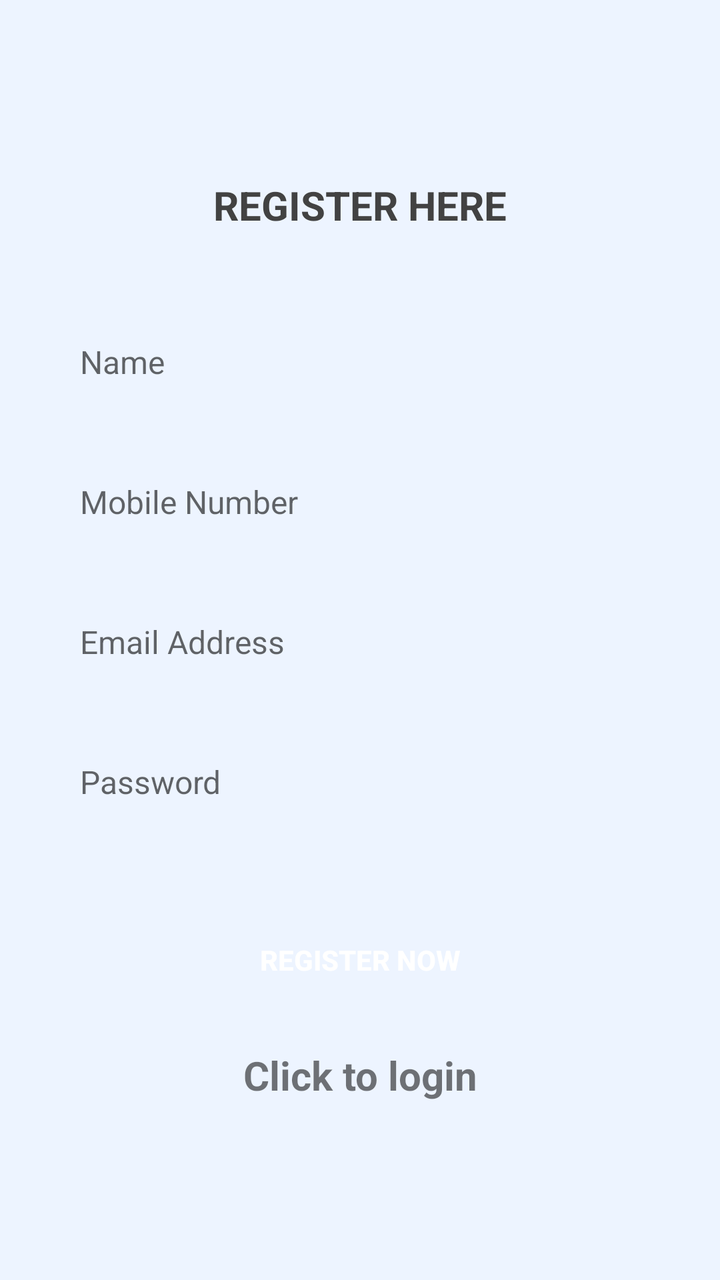
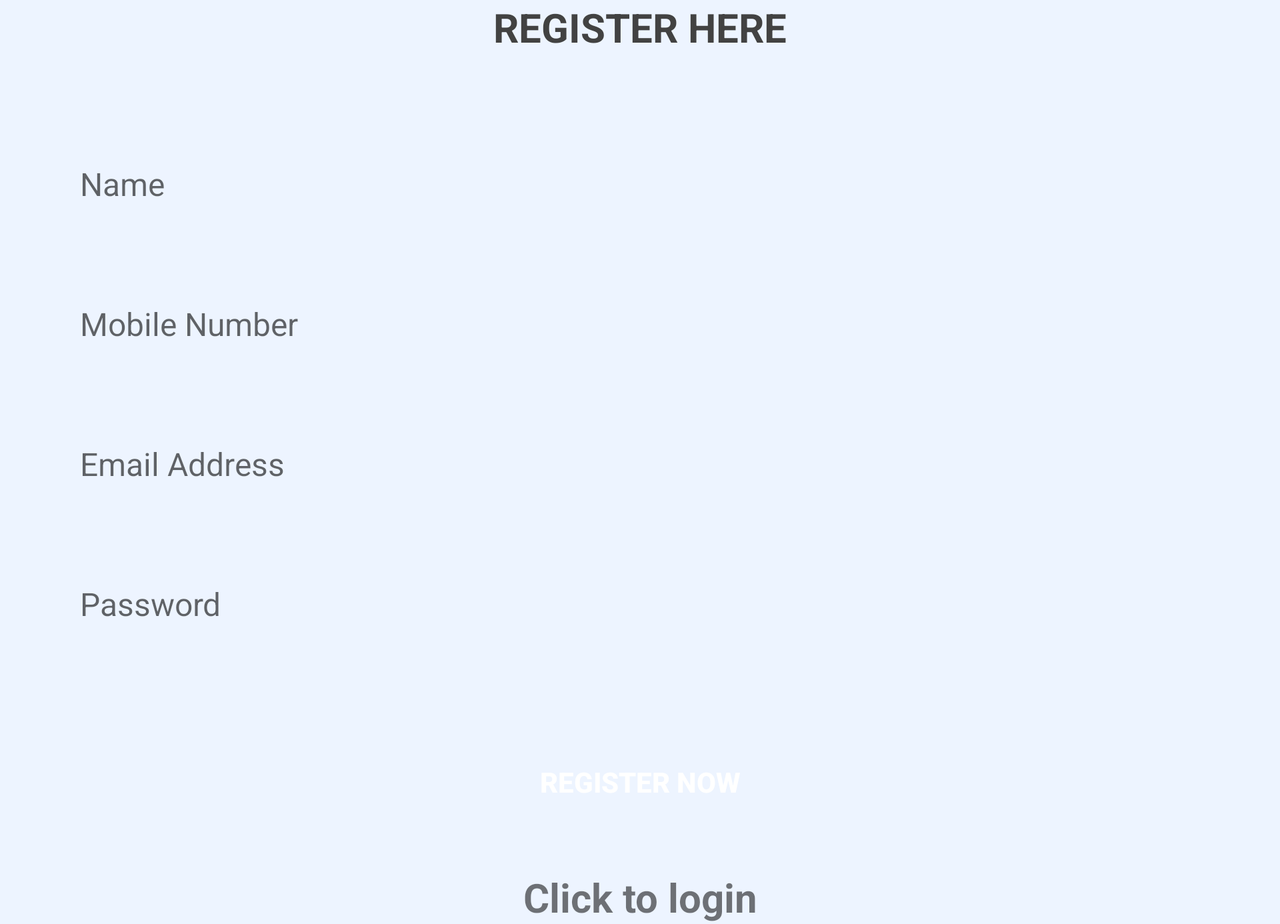

Compare how this app lays out the same screen by default and in its alternative resource folder. The renders come first, then the two layout files and the values they reference.
<!-- AndroidManifest.xml: application theme Theme.ChatAppV2 -->
<!-- res/layout/activity_register.xml -->
<?xml version="1.0" encoding="utf-8"?>
<LinearLayout xmlns:android="http://schemas.android.com/apk/res/android"
    xmlns:app="http://schemas.android.com/apk/res-auto"
    xmlns:tools="http://schemas.android.com/tools"
    android:layout_width="match_parent"
    android:layout_height="match_parent"
    android:orientation="vertical"
    android:gravity="center"
    android:background="@color/theme_color_8"
    tools:context=".Register">
    
    <TextView
        android:textColor="#424242"
        android:layout_width="match_parent"
        android:layout_height="wrap_content"
        android:textAllCaps="true"
        android:gravity="center"
        android:textSize="20sp"
        android:textStyle="bold"
        android:text="Register Here"/>

    <EditText
        android:id="@+id/r_name"
        android:layout_marginTop="40dp"
        android:layout_width="match_parent"
        android:layout_marginStart="20dp"
        android:layout_marginEnd="20dp"
        android:hint="Name"
        android:inputType="text"
        android:maxLines="1"
        android:paddingStart="20dp"
        android:paddingEnd="0dp"
        android:textSize="16sp"
        android:background="@drawable/round_back_white_10"
        android:layout_height="50dp"/>

    <EditText
        android:id="@+id/r_mobile"
        android:layout_marginTop="20dp"
        android:layout_width="match_parent"
        android:layout_marginStart="20dp"
        android:layout_marginEnd="20dp"
        android:hint="Mobile Number"
        android:inputType="number"
        android:maxLines="1"
        android:paddingStart="20dp"
        android:paddingEnd="0dp"
        android:textSize="16sp"
        android:background="@drawable/round_back_white_10"
        android:layout_height="50dp"/>

    <EditText
        android:id="@+id/r_email"
        android:layout_marginTop="20dp"
        android:layout_width="match_parent"
        android:layout_marginStart="20dp"
        android:layout_marginEnd="20dp"
        android:hint="Email Address"
        android:inputType="text"
        android:maxLines="1"
        android:paddingStart="20dp"
        android:paddingEnd="0dp"
        android:textSize="16sp"
        android:background="@drawable/round_back_white_10"
        android:layout_height="50dp"/>

    <EditText
        android:id="@+id/r_password"
        android:layout_marginTop="20dp"
        android:layout_width="match_parent"
        android:layout_marginStart="20dp"
        android:layout_marginEnd="20dp"
        android:hint="Password"
        android:inputType="text"
        android:maxLines="1"
        android:paddingStart="20dp"
        android:paddingEnd="0dp"
        android:textSize="16sp"
        android:background="@drawable/round_back_white_10"
        android:layout_height="50dp"/>


    <androidx.appcompat.widget.AppCompatButton
        android:id="@+id/r_registerBtn"
        android:layout_width="match_parent"
        android:layout_height="wrap_content"
        android:layout_marginTop="40dp"
        android:layout_marginEnd="20dp"
        android:layout_marginStart="20dp"
        android:text="Register now"
        android:textColor="#FFFFFF"
        android:textStyle="bold"
        android:background="@drawable/round_back_theme_1000"/>

    <ProgressBar
        android:layout_width="wrap_content"
        android:layout_height="wrap_content"
        android:id="@+id/progressBar"
        android:visibility="gone"/>

    <TextView
        android:textStyle="bold"
        android:textSize="20sp"
        android:gravity="center"
        android:layout_marginTop="20dp"
        android:id="@+id/loginNow"
        android:text="Click to login"
        android:layout_width="match_parent"
        android:layout_height="wrap_content"/>

</LinearLayout>
<!-- resources referenced by this layout -->
<resources>
  <color name="theme_color_8">#142176FF</color>
  <!-- drawable round_back_theme_1000 (drawable) -->
  <?xml version="1.0" encoding="utf-8"?>
  <shape xmlns:android="http://schemas.android.com/apk/res/android"
      android:shape="rectangle">
  
      <corners android:radius="1000dp"/>
      <solid android:color="@color/puki"/>
  
  </shape>
  <style name="Theme.ChatAppV2" parent="Theme.MaterialComponents.DayNight.NoActionBar">
          
          <item name="colorPrimary">@color/theme_color</item>
          <item name="colorPrimaryVariant">@color/theme_color</item>
          <item name="colorOnPrimary">@color/white</item>
          
          <item name="colorSecondary">@color/teal_200</item>
          <item name="colorSecondaryVariant">@color/teal_700</item>
          <item name="colorOnSecondary">@color/black</item>
          
          <item name="android:statusBarColor">?attr/colorPrimaryVariant</item>
          
      </style>
  <color name="theme_color">#2176FF</color>
  <color name="white">#FFFFFFFF</color>
  <color name="teal_200">#FF03DAC5</color>
  <color name="teal_700">#FF018786</color>
  <color name="black">#FF000000</color>
</resources>
<!-- res/layout-land/activity_register.xml (the repository's variant of the layout above) -->
<!-- drawn on the phone turned sideways -->
<?xml version="1.0" encoding="utf-8"?>
<ScrollView xmlns:android="http://schemas.android.com/apk/res/android"
    android:id="@+id/scrollView"
    android:layout_width="match_parent"
    android:layout_height="match_parent"
    android:fillViewport="true" >
<LinearLayout xmlns:android="http://schemas.android.com/apk/res/android"
    xmlns:app="http://schemas.android.com/apk/res-auto"
    xmlns:tools="http://schemas.android.com/tools"
    android:layout_width="match_parent"
    android:layout_height="match_parent"
    android:orientation="vertical"
    android:gravity="center"
    android:background="@color/theme_color_8"
    tools:context=".Register">
    
    <TextView
        android:textColor="#424242"
        android:layout_width="match_parent"
        android:layout_height="wrap_content"
        android:textAllCaps="true"
        android:gravity="center"
        android:textSize="20sp"
        android:textStyle="bold"
        android:text="Register Here"/>

    <EditText
        android:id="@+id/r_name"
        android:layout_marginTop="40dp"
        android:layout_width="match_parent"
        android:layout_marginStart="20dp"
        android:layout_marginEnd="20dp"
        android:hint="Name"
        android:inputType="text"
        android:maxLines="1"
        android:paddingStart="20dp"
        android:paddingEnd="0dp"
        android:textSize="16sp"
        android:background="@drawable/round_back_white_10"
        android:layout_height="50dp"/>

    <EditText
        android:id="@+id/r_mobile"
        android:layout_marginTop="20dp"
        android:layout_width="match_parent"
        android:layout_marginStart="20dp"
        android:layout_marginEnd="20dp"
        android:hint="Mobile Number"
        android:inputType="number"
        android:maxLines="1"
        android:paddingStart="20dp"
        android:paddingEnd="0dp"
        android:textSize="16sp"
        android:background="@drawable/round_back_white_10"
        android:layout_height="50dp"/>

    <EditText
        android:id="@+id/r_email"
        android:layout_marginTop="20dp"
        android:layout_width="match_parent"
        android:layout_marginStart="20dp"
        android:layout_marginEnd="20dp"
        android:hint="Email Address"
        android:inputType="text"
        android:maxLines="1"
        android:paddingStart="20dp"
        android:paddingEnd="0dp"
        android:textSize="16sp"
        android:background="@drawable/round_back_white_10"
        android:layout_height="50dp"/>

    <EditText
        android:id="@+id/r_password"
        android:layout_marginTop="20dp"
        android:layout_width="match_parent"
        android:layout_marginStart="20dp"
        android:layout_marginEnd="20dp"
        android:hint="Password"
        android:inputType="text"
        android:maxLines="1"
        android:paddingStart="20dp"
        android:paddingEnd="0dp"
        android:textSize="16sp"
        android:background="@drawable/round_back_white_10"
        android:layout_height="50dp"/>


    <androidx.appcompat.widget.AppCompatButton
        android:id="@+id/r_registerBtn"
        android:layout_width="match_parent"
        android:layout_height="wrap_content"
        android:layout_marginTop="40dp"
        android:layout_marginEnd="20dp"
        android:layout_marginStart="20dp"
        android:text="Register now"
        android:textColor="#FFFFFF"
        android:textStyle="bold"
        android:background="@drawable/round_back_theme_1000"/>

    <ProgressBar
        android:layout_width="wrap_content"
        android:layout_height="wrap_content"
        android:id="@+id/progressBar"
        android:visibility="gone"/>

    <TextView
        android:textStyle="bold"
        android:textSize="20sp"
        android:gravity="center"
        android:layout_marginTop="20dp"
        android:id="@+id/loginNow"
        android:text="Click to login"
        android:layout_width="match_parent"
        android:layout_height="wrap_content"/>

</LinearLayout>
</ScrollView>
